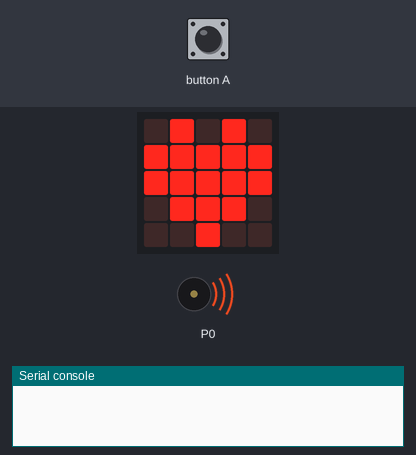
Bench run of a program on a simulated BBC micro:bit (MakeCode). Shown: the board's 5×5 LED display, buzzer (waves = sounding), the last lines printed to the serial console. The test bench sets the inputs (shaded band).

Above: at 2.9 s.
3.0 s: button A pressed for 0.15 s
At 4.5 s:
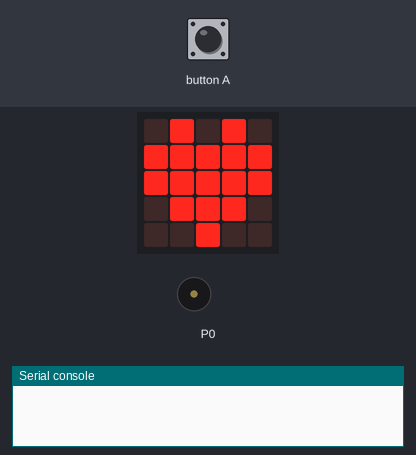
At 7.8 s:
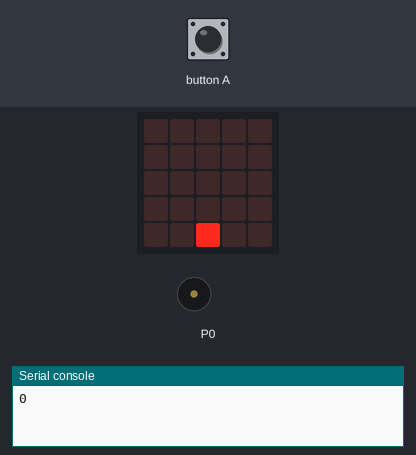
Timing chart, 0 to 9.3 s (numbered marks = the images above; inputs shaded):
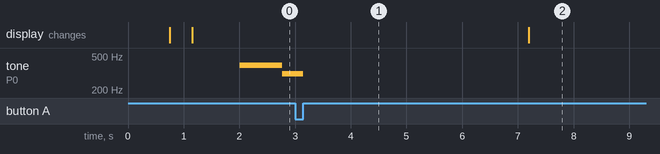

Measured:
- after the input at 3.0 s, the display: changes after 4.2 s (image 2)

The program:

main.ts
```typescript
input.onButtonPressed(Button.A, function () {
    music.play(music.stringPlayable("- - - - - - - - ", 120), music.PlaybackMode.UntilDone)
    led.plotBarGraph(
    0,
    0
    )
})
basic.showNumber(0)
basic.showLeds(`
    . . . . .
    . . . . .
    . . . . .
    . . . . .
    . . . . .
    `)
basic.showIcon(IconNames.Heart)
music._playDefaultBackground(music.builtInPlayableMelody(Melodies.Dadadadum), music.PlaybackMode.InBackground)
```

test.ts
```typescript
// testes vão aqui; isto não será compilado quando este pacote for usado como uma extensão.
```
